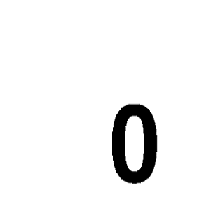
#> input picture src/resource/test2/0.png, 200 x 200 px
$ python image_practice.py
#> lines starting #> are read from the running program, lines starting #| are printed output that depends on the picture; after the words box and inside, x2 and y2 are one past the last pixel; in counts of white or black regions, pixels touching at a corner belong together; long printed decimals are rounded
#> further down, src is the input picture: shape (200, 200, 3); min 0, max 255, mean 241.6
import cv2
import numpy as np
from matplotlib import pyplot as plt
# canny dectection
#1 단계: 노이즈제거(가우시안 필터로)
#2 단계 :Gradient 값이 높은 부분 찾기
# 3단계 : 최대값이 아닌 픽셀의 값을 0 으로 만들기
# 4단계 : Hyteresis Thresholding : 3단계를 거친 이미지가 실제 엣지인지 판단하는 부분
#################################################################################


# 내부도형 검출하는 코드 컨투어가 1이면 내부도형 x , 2 이상이면 내부도형 존재
def FindContours(src):  # 컨투어의 개수
    gray = cv2.cvtColor(src, cv2.COLOR_BGR2GRAY)
    gray = cv2.GaussianBlur(gray, (3, 3), 0)
    ret, binary = cv2.threshold(gray, 180, 255, cv2.THRESH_BINARY)
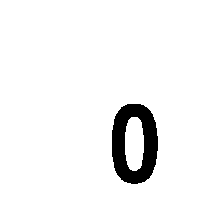
#> binary: shape (200, 200); 94.4% white; 1 black region, box (x1, y1, x2, y2) and area: (112, 104, 158, 184) 2225
    binary = cv2.bitwise_not(binary)
#> binary: shape (200, 200); 5.6% white; 1 white region
    contours = cv2.findContours(binary, cv2.RETR_TREE, cv2.CHAIN_APPROX_NONE)[0]
#> contours = 2 contours; box (x1, y1, x2, y2) and area: (112, 104, 158, 184) 2994, (124, 116, 145, 172) 928
    print("도형의 개수 :", len(contours))
#| 도형의 개수 : 2

    if (len(contours)==1):
        return False
    else:
        return True


# 컨투어가 2 이상일 때 -> 내부도형 존재할 때 , 8/0,4,6,9 판단
def Find_Center_of_Gravity(src):
    contour_src = src.copy()
    gray = cv2.cvtColor(src, cv2.COLOR_BGR2GRAY)
    gray = cv2.GaussianBlur(gray, (3, 3), 0)
    ret, binary = cv2.threshold(gray, 180, 255, cv2.THRESH_BINARY)
    binary = cv2.bitwise_not(binary)
    contours = cv2.findContours(binary, cv2.RETR_TREE, cv2.CHAIN_APPROX_NONE)[0]

    if (len(contours) == 3):  # 검출 3개 , 숫자 1개 ,내부도형 2개
        return 8
    elif (len(contours) == 2):  # 검출 2개  , 숫자 1개 , 내부도형 1개
        M = cv2.moments(contours[0])  # 숫자의 무게중심
#> M = moments, m00 2994.5, centre m10/m00, m01/m00 = (134.2, 143.2)
        cX_1 = float(M['m10'] / M['m00'])
#> cX_1 = 134.2
        cY_1 = float(M['m01'] / M['m00'])
#> cY_1 = 143.2

        M = cv2.moments(contours[1])  # 숫자 내부 도형의 무게중심
#> M = moments, m00 928, centre m10/m00, m01/m00 = (133.9, 143.4)
        cX_2 = float(M['m10'] / M['m00'])
#> cX_2 = 133.9
        cY_2 = float(M['m01'] / M['m00'])
#> cY_2 = 143.4
        slope = (cY_1 - cY_2) / (cX_1 - cX_2)
#> slope = -0.828
        print(cX_1, cX_2, cY_1, cY_2)
#| 134.154 133.940 143.180 143.357
        print("기울기:", slope)
#| 기울기: -0.8281
        cX_1 = int(cX_1)
#> cX_1 = 134
        cY_1 = int(cY_1)
#> cY_1 = 143
        cX_2 = int(cX_2)
#> cX_2 = 133
        cY_2 = int(cY_2)
#> cY_2 = 143
        if cX_1 == cX_2 and cY_1 == cY_2:
            return 0;
        # 두 무게중심을 지나는 직선의 기울기 1미만이면 숫자 4
        elif (cX_1 - cX_2) != 0 and slope < 1:
            cv2.line(src, (cX_1, cY_1), (cX_2, cY_2), (0, 255, 0), 1)
#> src: shape (200, 200, 3); 0% of pixels changed, all inside (x1, y1, x2, y2) = (133, 143, 135, 144)

            return 4
        elif cY_1 < cY_2:
            return 6
        else:
            return 9
# [117 lines left out: functions Find_Center_of_Gravity2, Find_heigth_width_rate, Find_bottom_WhitePx, Find_top_Whitepx, GousianFilter, Resize, not called in this run]


if __name__ == '__main__':

         path= 'resource/test2/0.png' #이미지 입력
         src = cv2.imread(path)
         #Gousian_img = GousianFilter(resize_img)
         #Find_top_Whitepx(Gousian_img)
         answer = None # 초기화
         if FindContours(src) == True: # 0,4,6,8,9 판단
            answer = Find_Center_of_Gravity(src)
#> answer = 4
         else :#1,2,3,5,7 판단
             resize_img = Resize(src)
             Gousian_img = GousianFilter(resize_img)
             if Find_top_Whitepx(Gousian_img) == True:# 5,7 판단
                 #숫자의 윗면적이 70퍼센트를 차지한다고 한다면
                #무게중심 판단
                answer =Find_Center_of_Gravity2(Gousian_img)
             else :# 1,2,3 판단
                 if Find_heigth_width_rate(Gousian_img) == False:
                    answer = Find_bottom_WhitePx(Gousian_img)
                 else:
                    answer = 1

         print(path)
         print("정답은 : " + str(answer))
#| 정답은 : 4


# test main
if __name__ == '__main__':
     for i in range(0,30):
         path= 'resource/test3/'+str(i)+'.png' #이미지 입력
         src = cv2.imread(path)
         #Gousian_img = GousianFilter(resize_img)
         #Find_top_Whitepx(Gousian_img)
         answer = None # 초기화
         if FindContours(src) == True: # 0,4,6,8,9 판단
#| 도형의 개수 : 2
            answer = Find_Center_of_Gravity(src)
#| 134.154 133.940 143.180 143.357
#| 기울기: -0.8281
         else :#1,2,3,5,7 판단
             resize_img = Resize(src)
             Gousian_img = GousianFilter(resize_img)
             if Find_top_Whitepx(Gousian_img) == True:# 5,7 판단
                 #숫자의 윗면적이 70퍼센트를 차지한다고 한다면
                #무게중심 판단
                answer =Find_Center_of_Gravity2(Gousian_img)
             else :# 1,2,3 판단
                 if Find_heigth_width_rate(Gousian_img) == False:
                    answer = Find_bottom_WhitePx(Gousian_img)
                 else:
                    answer = 1
         j = None
         j = i % 10
         if answer == j:# 정답이면
            print("정답 : 이미지는 : "+ str(i))
         else:
             print("오답 : 이미지는 "+ str(i) +"이며" , "제출한 답은:" + str(answer))
#| 오답 : 이미지는 0이며 제출한 답은:4
#> (the run stopped early here; a loop or call above may not have finished)
